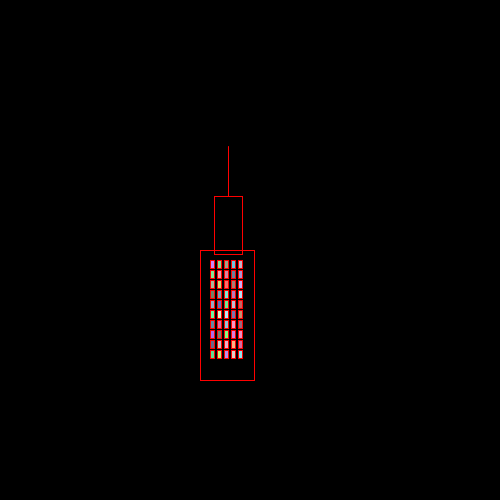
Frame 1 (no input)
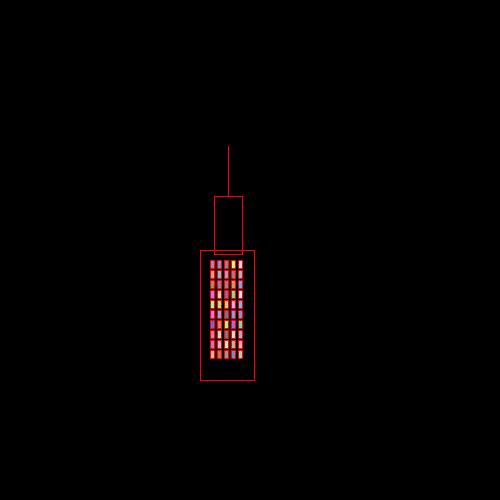
Frame 60 (the mouse pressed at the canvas centre just before this capture)
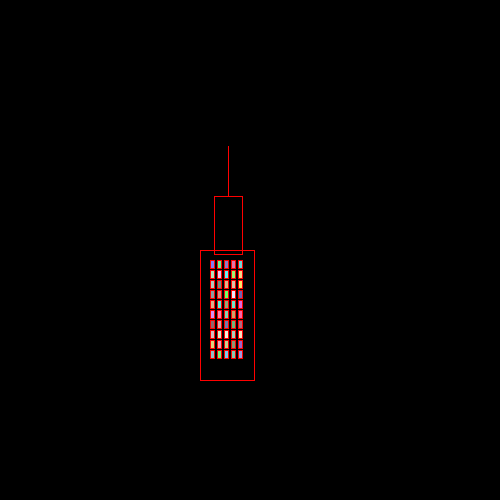
Frame 120 (the mouse held since frame 60 and released just before this capture)

The Processing sketch that drew these frames (run headless with seeded random() and noise(); from frame 60 on, the mouse is pressed at the canvas centre):

// Processing sketch: palacKultury
// ── palacKultury.pde
void setup(){
size(500,500);

background(0);

}

void draw(){
  noFill();
stroke(255,0,0);
//scale(2);
int s = 2;
rect(100*s,125*s,27*s,65*s);
rect(107*s,98*s,14*s,29*s);
int b = 0;
int r = 0;

for(int g=0;g<5;g++){
for(int a=0;a<10;a++)
{
  fill(random(100,255),random(100,255),random(100,255));
rect(105*s+r,130*s+b,2*s,4*s);
b =b+10;

}
r=r+7;
b=0;




}



beginShape();
vertex(114*s,98*s);
vertex(114*s,73*s);
endShape();
  
  

}
